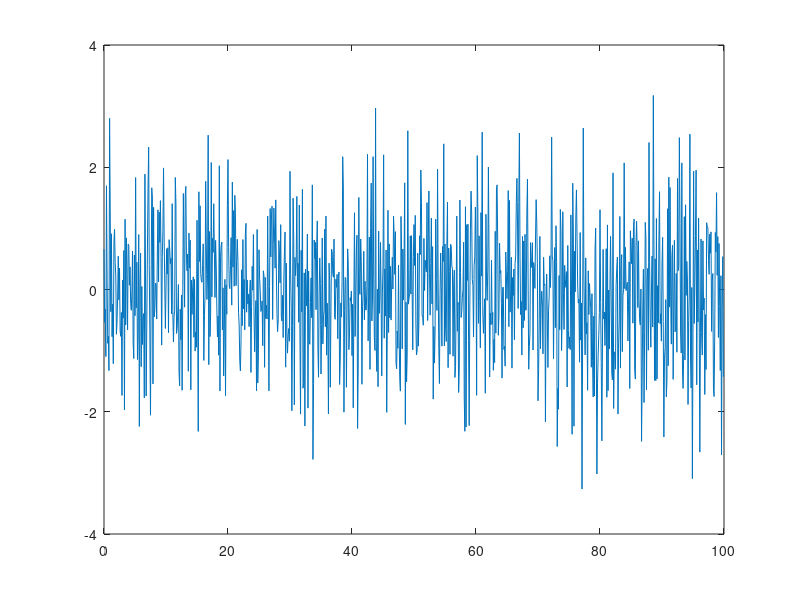
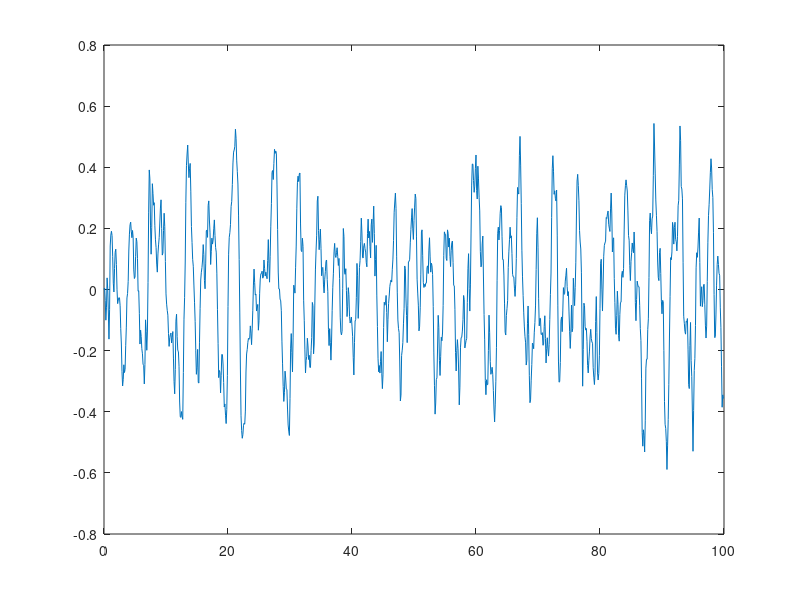

Here is the MATLAB script that generated these plots, in order:
N = 1000;
h = 0.1;
t = 0:h:(N-1)*h;
sigma = 1;
mu = 0;

x = sigma * randn(N, 1) + mu;

figure(1)
plot(t, x);

sys = tf([1 0], [1 1 2]);
y = lsim(sys, x, t);

figure(2)
plot(t, y);